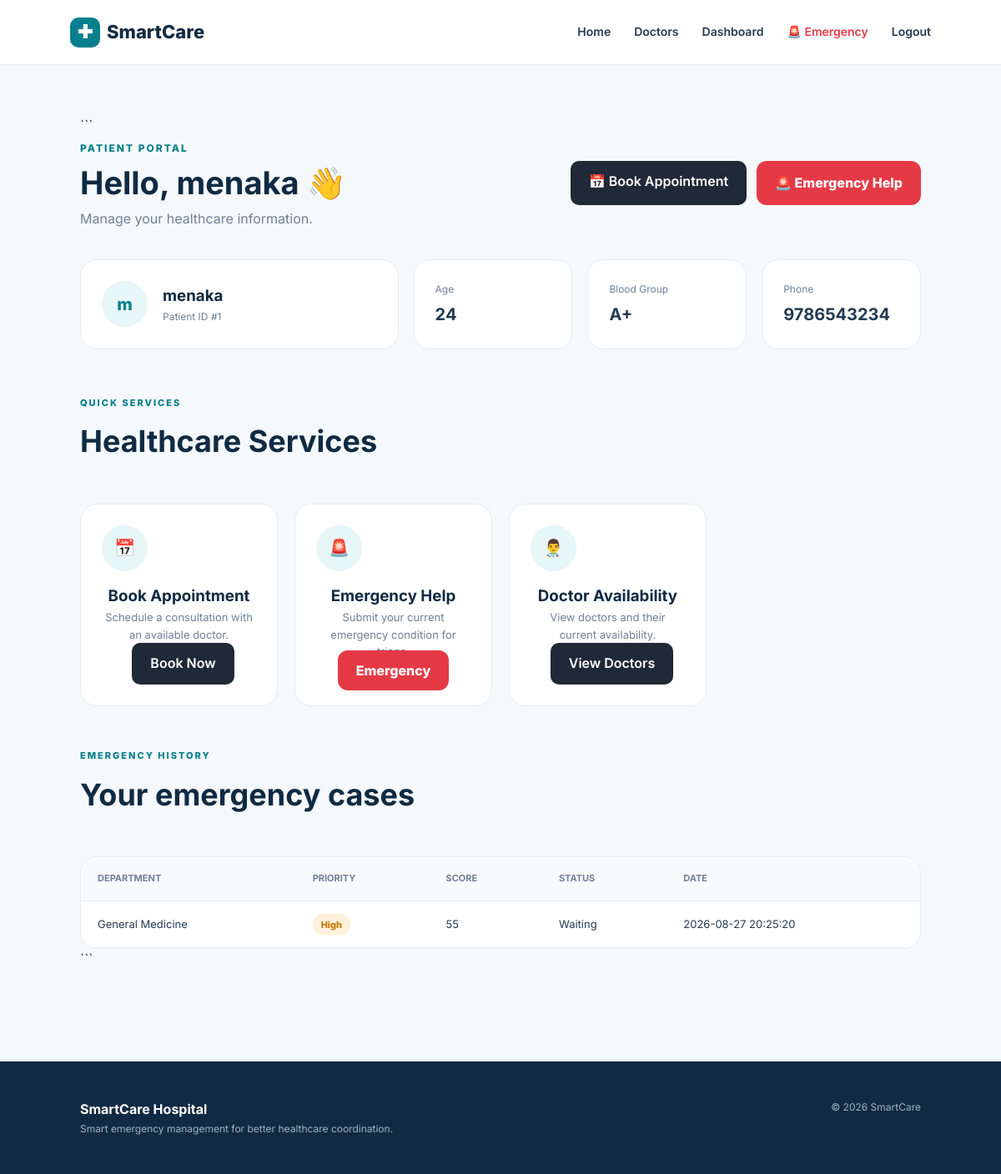
Screenshot of /patient/dashboard (signed in) with the database file from the repository.
### tables this page shows
CREATE TABLE patients (

            id INTEGER PRIMARY KEY AUTOINCREMENT,

            name TEXT NOT NULL,

            age INTEGER,

            gender TEXT,

            phone TEXT,

            email TEXT UNIQUE,

            password TEXT,

            blood_group TEXT,

            address TEXT,

            created_at TIMESTAMP
                DEFAULT CURRENT_TIMESTAMP
        );

CREATE TABLE emergency_cases (

            id INTEGER PRIMARY KEY AUTOINCREMENT,

            patient_id INTEGER,

            symptoms TEXT,

            department TEXT,

            procedure TEXT,

            emergency_level TEXT,

            priority_score INTEGER,

            bp TEXT,

            heart_rate INTEGER,

            oxygen INTEGER,

            consciousness TEXT,

            status TEXT DEFAULT 'Waiting',

            created_at TIMESTAMP
                DEFAULT CURRENT_TIMESTAMP,

            FOREIGN KEY(patient_id)
                REFERENCES patients(id)
        );

### app.py (the view, shortened to what this page needs)
@app.route("/patient/dashboard")
def patient_dashboard():
    db = get_db()
    patient = db.execute(
        """
        SELECT *
        FROM patients
        WHERE id = ?
        """,
        (session["patient_id"],)
    ).fetchone()
    cases = db.execute(
        """
        SELECT *
        FROM emergency_cases
        WHERE patient_id = ?
        ORDER BY id DESC
        """,
        (session["patient_id"],)
    ).fetchall()
    db.close()
    return render_template(
        "patient_dashboard.html",
        patient=patient,
        cases=cases
    )

### database.py (called while the page is built)
def get_db():
    os.makedirs("database", exist_ok=True)
    connection = sqlite3.connect(DATABASE)
    connection.row_factory = sqlite3.Row
    return connection

### templates/patient_dashboard.html (shortened to what this page needs)
{% extends "base.html" %}
{% block content %}
<div class="dashboard-container">
```
<div class="dashboard-heading">
    <div>
        <span class="eyebrow">
            PATIENT PORTAL
        </span>
        <h1>
            Hello, {{ patient["name"] }} 👋
        </h1>
        <p>
            Manage your healthcare information.
        </p>
    </div>
    <div style="display:flex; gap:12px; flex-wrap:wrap;">
        <a
            href="{{ url_for('appointment') }}"
            class="admin-btn"
        >
            📅 Book Appointment
        </a>
        <a
            href="{{ url_for('emergency') }}"
            class="emergency-button"
        >
            🚨 Emergency Help
        </a>
    </div>
</div>
<div class="profile-grid">
    <div class="profile-card">
        <div class="profile-avatar">
            {{ patient["name"][0] }}
        </div>
        <div>
            <h3>
                {{ patient["name"] }}
            </h3>
            <p>
                Patient ID #{{ patient["id"] }}
            </p>
        </div>
    </div>
    <div class="info-card">
        <span>
            Age
        </span>
        <strong>
            {{ patient["age"] }}
        </strong>
    </div>
    <div class="info-card">
        <span>
            Blood Group
        </span>
        <strong>
            {{ patient["blood_group"] }}
        </strong>
    </div>
    <div class="info-card">
        <span>
            Phone
        </span>
        <strong>
            {{ patient["phone"] }}
        </strong>
    </div>
</div>
<section class="table-section">
    <div class="section-heading left">
        <span>
            QUICK SERVICES
        </span>
        <h2>
            Healthcare Services
        </h2>
    </div>
    <div class="doctor-grid">
        <div class="doctor-card compact">
            <div class="doctor-avatar">
                📅
            </div>
            <h3>
                Book Appointment
            </h3>
            <p>
                Schedule a consultation with an available doctor.
            </p>
            <a
                href="{{ url_for('appointment') }}"
                class="admin-btn"
            >
                Book Now
            </a>
        </div>
        <div class="doctor-card compact">
            <div class="doctor-avatar">
                🚨
            </div>
            <h3>
                Emergency Help
            </h3>
            <p>
                Submit your current emergency condition for triage.
            </p>
            <a
                href="{{ url_for('emergency') }}"
                class="emergency-button"
            >
                Emergency
            </a>
        </div>
        <div class="doctor-card compact">
            <div class="doctor-avatar">
                👨‍⚕️
            </div>
            <h3>
                Doctor Availability
            </h3>
            <p>
                View doctors and their current availability.
            </p>
            <a
                href="{{ url_for('doctors') }}"
                class="admin-btn"
            >
                View Doctors
            </a>
        </div>
    </div>
</section>
<section class="table-section">
    <div class="section-heading left">
        <span>
            EMERGENCY HISTORY
        </span>
        <h2>
            Your emergency cases
        </h2>
    </div>
    {% if cases %}
    <div class="table-wrapper">
        <table>
            <thead>
                <tr>
                    <th>
                        Department
                    </th>
                    <th>
                        Priority
                    </th>
                    <th>
                        Score
                    </th>
                    <th>
                        Status
                    </th>
                    <th>
                        Date
                    </th>
                </tr>
            </thead>
            <tbody>
            {% for case in cases %}
                <tr>
                    <td>
                        {{ case["department"] }}
                    </td>
                    <td>
                        <span
                            class="status {{ case['emergency_level']|lower }}"
                        >
                            {{ case["emergency_level"] }}
                        </span>
                    </td>
                    <td>
                        {{ case["priority_score"] }}
                    </td>
                    <td>
                        {{ case["status"] }}
                    </td>
                    <td>
                        {{ case["created_at"] }}
                    </td>
                </tr>
            {% endfor %}
            </tbody>
        </table>
    </div>
    {% endif %}
</section>
```
</div>
{% endblock %}

### static/style.css (style rules this page uses)
* { margin: 0; padding: 0; box-sizing: border-box; }
:root { --primary: #087f8c; --primary-dark: #05616b; --navy: #102a43; --text: #243b53; --muted: #718096; --bg: #f5f9fb; --white: #ffffff; --border: #e5edf1; --red: #e63946; --green: #159957; --orange: #f59e0b; --shadow: 0 18px 50px rgba(16, 42, 67, 0.08); }
body { font-family: "Inter", sans-serif; background: var(--bg); color: var(--text); line-height: 1.6; }
a { text-decoration: none; color: inherit; }
.badge, .eyebrow { color: var(--primary); font-size: 12px; font-weight: 800; letter-spacing: 2px; }
.section-heading { text-align: center; margin-bottom: 45px; }
.section-heading.left { text-align: left; }
.section-heading span { color: var(--primary); font-size: 11px; font-weight: 800; letter-spacing: 2px; }
.section-heading h2 { font-size: 36px; color: var(--navy); margin-top: 7px; }
.dashboard-container { padding: 60px 8%; }
.dashboard-heading { display: flex; justify-content: space-between; align-items: center; gap: 30px; margin-bottom: 35px; }
.dashboard-heading h1 { font-size: 38px; color: var(--navy); }
.dashboard-heading p { color: var(--muted); }
.emergency-button, .emergency-submit { background: var(--red); color: white; padding: 14px 22px; border: none; border-radius: 12px; font-weight: 800; cursor: pointer; }
.profile-grid { display: grid; grid-template-columns: 2fr repeat(3, 1fr); gap: 18px; margin-bottom: 50px; }
.profile-card, .info-card { background: white; border: 1px solid var(--border); border-radius: 20px; padding: 25px; }
.profile-card { display: flex; align-items: center; gap: 18px; }
.profile-avatar, .doctor-avatar { width: 55px; height: 55px; border-radius: 50%; background: #e7f6f7; color: var(--primary); display: flex; align-items: center; justify-content: center; font-size: 20px; font-weight: 800; }
.profile-card h3 { color: var(--navy); }
.profile-card p { font-size: 12px; color: var(--muted); }
.info-card span { display: block; font-size: 12px; color: var(--muted); }
.info-card strong { display: block; margin-top: 5px; font-size: 20px; }
.table-section { margin-top: 45px; }
.table-wrapper { background: white; border-radius: 20px; border: 1px solid var(--border); overflow-x: auto; }
table { width: 100%; border-collapse: collapse; }
th, td { padding: 17px 20px; text-align: left; border-bottom: 1px solid var(--border); font-size: 13px; }
th { background: #f8fbfc; color: var(--muted); font-size: 11px; text-transform: uppercase; }
.status { padding: 6px 10px; border-radius: 50px; font-size: 11px; font-weight: 800; }
.status.high { background: #fff1dc; color: #c47700; }
.doctor-grid { display: grid; grid-template-columns: repeat(4, 1fr); gap: 20px; }
.doctor-card { background: white; border: 1px solid var(--border); padding: 25px; border-radius: 20px; text-align: center; }
.doctor-card h3 { margin-top: 15px; color: var(--navy); }
.doctor-card p { color: var(--muted); font-size: 13px; }
.admin-btn { display: inline-block; padding: 12px 22px; background: #1f2937; color: white; text-decoration: none; border-radius: 10px; font-weight: 600; margin-left: 10px; transition: 0.3s; }

### rows the page displays
patients: name "menaka", name "m", id "1", age "24", blood_group "A+", phone "9786543234"
emergency_cases: department "General Medicine", emergency_level "High", priority_score "55", status "Waiting", created_at "2026-08-27 20:25:20"
